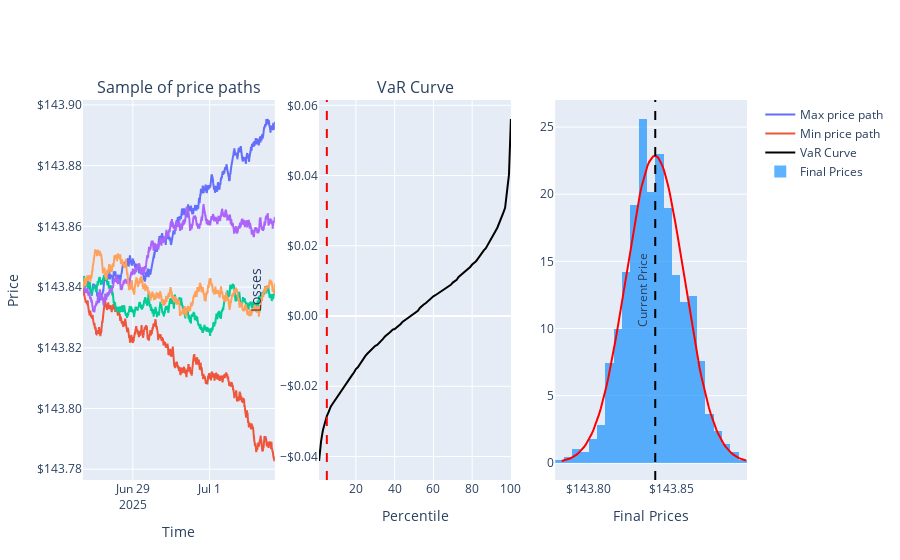

Here is the notebook cell this chart was saved with:
### Markdown cell above
GBM

### Code cell
price_path = processes.gbm_price_path(periods,1_000)
produce_var_results(price_path,df)

### Figure 1 — Plotly figure (JSON) as saved in the notebook; plotly's stock layout.template omitted (floating-point values rounded to 4 significant figures; data arrays with more than 128 entries replaced by an {"elided": "..."} marker saying what was removed)
{"data": [{"name": "Max price path", "type": "scatter", "x": {"elided": "7201 str values"}, "xaxis": "x", "y": {"elided": "7201 float values"}, "yaxis": "y"}, {"name": "Min price path", "type": "scatter", "x": {"elided": "7201 str values"}, "xaxis": "x", "y": {"elided": "7201 float values"}, "yaxis": "y"}, {"showlegend": false, "type": "scatter", "x": {"elided": "7201 str values"}, "xaxis": "x", "y": {"elided": "7201 float values"}, "yaxis": "y"}, {"showlegend": false, "type": "scatter", "x": {"elided": "7201 str values"}, "xaxis": "x", "y": {"elided": "7201 float values"}, "yaxis": "y"}, {"showlegend": false, "type": "scatter", "x": {"elided": "7201 str values"}, "xaxis": "x", "y": {"elided": "7201 float values"}, "yaxis": "y"}, {"line": {"color": "black"}, "mode": "lines", "name": "VaR Curve", "type": "scatter", "x": [1, 2, 3, 4, 5, 6, 7, 8, 9, 10, 11, 12, 13, 14, 15, 16, 17, 18, 19, 20, 21, 22, 23, 24, 25, 26, 27, 28, 29, 30, 31, 32, 33, 34, 35, 36, 37, 38, 39, 40, 41, 42, 43, 44, 45, 46, 47, 48, 49, 50, 51, 52, 53, 54, 55, 56, 57, 58, 59, 60, 61, 62, 63, 64, 65, 66, 67, 68, 69, 70, 71, 72, 73, 74, 75, 76, 77, 78, 79, 80, 81, 82, 83, 84, 85, 86, 87, 88, 89, 90, 91, 92, 93, 94, 95, 96, 97, 98, 99, 100], "xaxis": "x2", "y": [-0.04129, -0.03575, -0.03243, -0.03006, -0.02847, -0.02725, -0.02581, -0.02499, -0.02415, -0.02337, -0.02261, -0.02156, -0.02085, -0.02021, -0.01924, -0.01854, -0.0174, -0.01683, -0.01609, -0.0151, -0.01461, -0.01379, -0.0129, -0.01184, -0.01129, -0.01068, -0.0101, -0.009567, -0.008809, -0.008464, -0.008208, -0.007675, -0.007231, -0.006525, -0.005826, -0.005248, -0.004901, -0.004402, -0.00387, -0.003708, -0.0033, -0.00271, -0.002331, -0.001708, -0.001314, -0.0008743, -0.0004932, -0.0001171, 0.0002306, 0.00069, 0.001071, 0.001472, 0.002293, 0.002868, 0.003272, 0.003631, 0.004189, 0.004699, 0.005262, 0.005613, 0.00591, 0.006289, 0.006512, 0.006906, 0.007415, 0.007679, 0.008022, 0.008315, 0.008884, 0.009521, 0.009947, 0.01031, 0.01111, 0.01159, 0.012, 0.01252, 0.01308, 0.0133, 0.01396, 0.01466, 0.01509, 0.0156, 0.01636, 0.01724, 0.01798, 0.0187, 0.01924, 0.02014, 0.02124, 0.02234, 0.02309, 0.02413, 0.02514, 0.02639, 0.02753, 0.02927, 0.0308, 0.03536, 0.04024, 0.0561], "yaxis": "y2"}, {"histnorm": "probability density", "marker": {"color": "rgba(0, 135, 255, 0.63)"}, "name": "Final Prices", "type": "histogram", "x": {"elided": "1000 float values"}, "xaxis": "x3", "yaxis": "y3"}, {"line": {"color": "red"}, "mode": "lines", "name": "", "showlegend": false, "type": "scatter", "x": [143.8, 143.8, 143.8, 143.8, 143.8, 143.8, 143.8, 143.8, 143.8, 143.8, 143.8, 143.8, 143.8, 143.8, 143.8, 143.8, 143.8, 143.8, 143.8, 143.8, 143.8, 143.8, 143.8, 143.8, 143.8, 143.8, 143.8, 143.8, 143.8, 143.8, 143.8, 143.8, 143.8, 143.8, 143.8, 143.8, 143.8, 143.8, 143.8, 143.8, 143.8, 143.8, 143.8, 143.8, 143.8, 143.8, 143.8, 143.8, 143.8, 143.8, 143.8, 143.8, 143.8, 143.8, 143.8, 143.8, 143.8, 143.8, 143.8, 143.8, 143.9, 143.9, 143.9, 143.9, 143.9, 143.9, 143.9, 143.9, 143.9, 143.9, 143.9, 143.9, 143.9, 143.9, 143.9, 143.9, 143.9, 143.9, 143.9, 143.9, 143.9, 143.9, 143.9, 143.9, 143.9, 143.9, 143.9, 143.9, 143.9, 143.9, 143.9, 143.9, 143.9, 143.9, 143.9, 143.9, 143.9, 143.9, 143.9, 143.9], "xaxis": "x3", "y": [0.1351, 0.1655, 0.2018, 0.2452, 0.2967, 0.3575, 0.429, 0.5128, 0.6103, 0.7235, 0.8542, 1.004, 1.176, 1.371, 1.593, 1.842, 2.122, 2.435, 2.782, 3.166, 3.588, 4.049, 4.552, 5.095, 5.681, 6.307, 6.975, 7.681, 8.425, 9.202, 10.01, 10.85, 11.7, 12.58, 13.46, 14.34, 15.23, 16.1, 16.95, 17.77, 18.56, 19.3, 19.99, 20.62, 21.18, 21.67, 22.08, 22.41, 22.65, 22.8, 22.85, 22.81, 22.68, 22.46, 22.15, 21.75, 21.28, 20.73, 20.11, 19.43, 18.69, 17.92, 17.1, 16.25, 15.39, 14.5, 13.62, 12.73, 11.86, 11.0, 10.16, 9.346, 8.563, 7.813, 7.1, 6.425, 5.791, 5.198, 4.647, 4.137, 3.668, 3.239, 2.849, 2.495, 2.176, 1.891, 1.636, 1.409, 1.209, 1.034, 0.8798, 0.7458, 0.6296, 0.5293, 0.4432, 0.3696, 0.307, 0.2539, 0.2091, 0.1716], "yaxis": "y3"}], "layout": {"annotations": [{"font": {"size": 16}, "showarrow": false, "text": "Sample of price paths", "x": 0.1444, "xanchor": "center", "xref": "paper", "y": 1, "yanchor": "bottom", "yref": "paper"}, {"font": {"size": 16}, "showarrow": false, "text": "VaR Curve", "x": 0.5, "xanchor": "center", "xref": "paper", "y": 1, "yanchor": "bottom", "yref": "paper"}], "shapes": [{"label": {"text": "P95 Losses", "textposition": "top right"}, "line": {"color": "red", "dash": "dash"}, "type": "line", "x0": 5, "x1": 5, "xref": "x2", "y0": 0, "y1": 1, "yref": "y2 domain"}, {"label": {"text": "Current Price", "textposition": "top right"}, "line": {"color": "black", "dash": "dash"}, "type": "line", "x0": 143.8, "x1": 143.8, "xref": "x3", "y0": 0, "y1": 1, "yref": "y3 domain"}], "xaxis": {"anchor": "y", "domain": [0, 0.2889], "title": {"text": "Time"}}, "xaxis2": {"anchor": "y2", "domain": [0.3556, 0.6444], "title": {"text": "Percentile"}}, "xaxis3": {"anchor": "y3", "domain": [0.7111, 1], "tickformat": "$,.2f", "title": {"text": "Final Prices"}}, "yaxis": {"anchor": "x", "domain": [0, 1], "tickformat": "$,.2f", "title": {"text": "Price"}}, "yaxis2": {"anchor": "x2", "domain": [0, 1], "tickformat": "$,.2f", "title": {"text": "Losses"}}, "yaxis3": {"anchor": "x3", "domain": [0, 1]}}}
